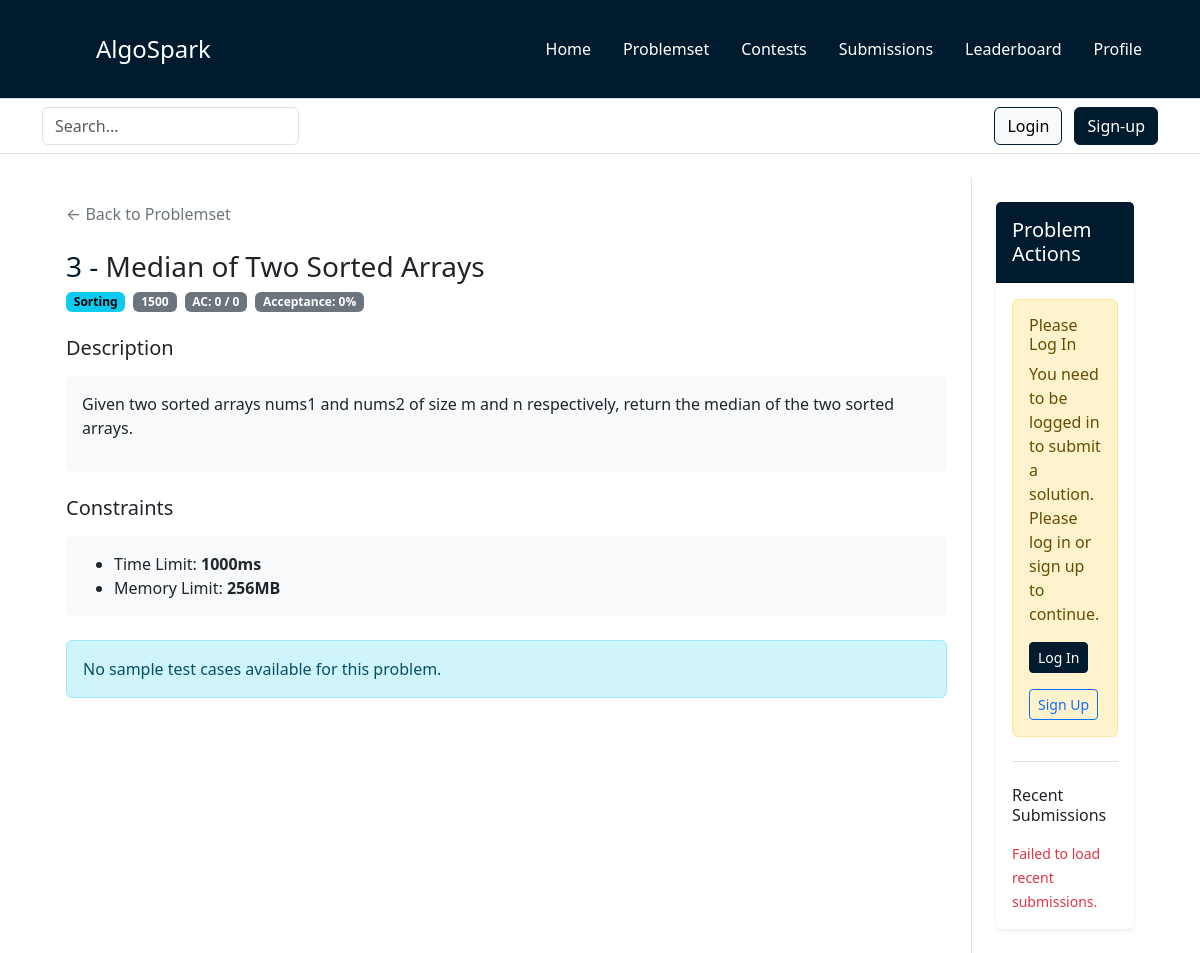
Screenshot of /public/pages/problem.php?problem_id=3 with the database file from the repository.
### tables this page shows
CREATE TABLE problems (
    id INT PRIMARY KEY AUTO_INCREMENT,
    title VARCHAR(200) NOT NULL UNIQUE,
    description LONGTEXT NOT NULL,
    difficulty INT NOT NULL DEFAULT 900,
    category VARCHAR(300) NOT NULL DEFAULT 'General',
    time_limit_ms INT DEFAULT 1000,
    memory_limit_mb INT DEFAULT 256,
    author_id INT,
    success_count INT DEFAULT 0,
    total_attempts INT DEFAULT 0,
    acceptance_rate DECIMAL(5, 2) DEFAULT 0.00,
    created_at TIMESTAMP DEFAULT CURRENT_TIMESTAMP,
    updated_at TIMESTAMP DEFAULT CURRENT_TIMESTAMP ON UPDATE CURRENT_TIMESTAMP,
    
    FOREIGN KEY (author_id) REFERENCES users(id) ON DELETE SET NULL,
    INDEX idx_difficulty (difficulty),
    INDEX idx_category (category),
    INDEX idx_created_at (created_at)
);

### backend/class/ConnexionDB.php (called while the page is built, shortened)
<?php
class ConnexionDB
{
    private static $_dbname = "algosparkDB";
    private static $_user = "root";
    private static $_pwd = "XddxcddC123!";
    private static $_host = "localhost";
    private static $_bdd = null;
    private function __construct()
    {
        try {
            self::$_bdd = new PDO("mysql:host=" . self::$_host . ";dbname=" . self::$_dbname . ";charset=utf8", self::$_user, self::$_pwd, array(PDO::MYSQL_ATTR_INIT_COMMAND => 'SET NAMES UTF8'));
        } catch (PDOException $e) {
            die('Erreur : ' . $e->getMessage());
        }
    }
    public static function getInstance(): ?PDO
    {
        return (self::$_bdd);
    }
}

### backend/class/ProblemsRepository.php (called while the page is built, shortened)
<?php
class ProblemsRepository extends Repository
{
    public function __construct()
    {
        return parent::__construct(self::tableName);
    }
}

### backend/class/Repository.php (called while the page is built, shortened)
<?php
abstract class Repository implements IRepository
{
    protected $db;
    public function __construct(protected $tableName)
    {
        $this->db = ConnexionDB::getInstance();
    }
    public function findById($id)
    {
        $response = $this->db->prepare("select * from {$this->tableName} where id = ?");
        $response->execute([$id]);
        return $response->fetch(PDO::FETCH_OBJ);
    }
}

### backend/class/TestCasesRepository.php (called while the page is built, shortened)
<?php
class TestCasesRepository extends Repository
{
    public function __construct()
    {
        return parent::__construct(self::tableName);
    }
    public function findSampleByProblemId(int $problemId): array
    {
        $response = $this->db->prepare("SELECT * FROM {$this->tableName} WHERE problem_id = ? AND is_sample = 1 ORDER BY order_index ASC");
        $response->execute([$problemId]);
        return $response->fetchAll(PDO::FETCH_OBJ);
    }
}

### public/pages/problem.php (the view, shortened to what this page needs)
<!doctype html>
<html lang="en">
<?php
require_once __DIR__ . '/../components/head.php';
$problemId = isset($_GET['problem_id']) ? (int) $_GET['problem_id'] : 0;
if ($problemId <= 0) {
    $errorMessage = 'Invalid problem ID';
    $problem = null;
    $testCases = [];
    $languages = [];
} else {
    $ProblemsRepository = new ProblemsRepository();
    $TestCasesRepository = new TestCasesRepository();
    $problem = $ProblemsRepository->findById($problemId);
    if (!$problem) {
        $errorMessage = 'Problem not found';
        $testCases = [];
        $languages = [];
    } else {
        $errorMessage = null;
        $testCases = $TestCasesRepository->findSampleByProblemId($problemId);
    }
}
?>
<body>
    <header>
        <?php
        require_once __DIR__ . '/../components/nav.php';
        require_once __DIR__ . '/../components/search-bar.php';
        ?>
    </header>
    <main class="container mt-4">
        <?php if ($errorMessage): ?>
            <div class="container">
                <div class="alert alert-danger" role="alert">
                    <h4>Error</h4>
                    <p><?= htmlspecialchars($errorMessage, ENT_QUOTES, 'UTF-8') ?></p>
                    <a href="/public/pages/problemset.php" class="btn btn-primary">← Back to Problemset</a>
                </div>
            </div>
        <?php else: ?>
            <div class="row g-0">
                <div class="col-12 col-lg-10 border-end p-4 problem-pane">
                    <div class="mb-4">
                        <a href="/public/pages/problemset.php" class="text-decoration-none text-secondary">← Back to Problemset</a>
                    </div>
                    <div class="mb-4">
                        <h1 class="h3 mb-2">
                            <span class="text-info"><?= (int) $problem->id ?> - </span><?= htmlspecialchars((string) $problem->title, ENT_QUOTES, 'UTF-8') ?>
                        </h1>
                        <div class="d-flex flex-wrap gap-2 mb-3">
                            <span class="badge text-bg-info"><?= htmlspecialchars((string) $problem->category, ENT_QUOTES, 'UTF-8') ?></span>
                            <?php
                            $difficulty = htmlspecialchars((string) $problem->difficulty, ENT_QUOTES, 'UTF-8');
                            $difficultyClass = match ($difficulty) {
                                'Easy' => 'text-bg-success',
                                'Medium' => 'text-bg-warning',
                                'Hard' => 'text-bg-danger',
                                default => 'text-bg-secondary'
                            };
                            ?>
                            <span class="badge <?= $difficultyClass ?>"><?= $difficulty ?></span>
                            <span class="badge text-bg-secondary">
                                AC: <?= (int) $problem->success_count ?> / <?= (int) $problem->total_attempts ?>
                            </span>
                            <span class="badge text-bg-secondary">
                                Acceptance: <?= (int) $problem->acceptance_rate ?>%
                            </span>
                        </div>
                    </div>
                    <div class="mb-4">
                        <h5 class="mb-3">Description</h5>
                        <div class="card border-0 bg-light p-3">
                            <p><?= nl2br(htmlspecialchars((string) $problem->description, ENT_QUOTES, 'UTF-8')) ?></p>
                        </div>
                    </div>
                    <div class="mb-4">
                        <h5 class="mb-3">Constraints</h5>
                        <div class="card border-0 bg-light p-3">
                            <ul class="mb-0">
                                <li>Time Limit: <strong><?= (int) $problem->time_limit_ms ?>ms</strong></li>
                                <li>Memory Limit: <strong><?= (int) $problem->memory_limit_mb ?>MB</strong></li>
                            </ul>
                        </div>
                    </div>
                    <?php if (count($testCases) > 0): ?>
                        <div class="mb-4">
                            <h5 class="mb-3">Sample Test Cases</h5>
                            <?php foreach ($testCases as $index => $testCase): ?>
                                <div class="card mb-3 border">
                                    <div class="card-header bg-secondary text-white py-2">
                                        <strong>Example <?= $index + 1 ?></strong>
                                    </div>
                                    <div class="card-body p-3">
                                        <div class="mb-3">
                                            <div class="d-flex justify-content-between align-items-center mb-2">
                                                <label class="form-label fw-bold mb-0">Input</label>
                                                <button
                                                    type="button"
                                                    class="btn btn-outline-secondary btn-sm problem-copy-btn copy-testcase-btn"
                                                    data-copy-target="testcase-input-<?= (int) $testCase->id ?>">
                                                    Copy
                                                </button>
                                            </div>
                                            <pre class="bg-light p-3 rounded problem-io-code"><code id="testcase-input-<?= (int) $testCase->id ?>"><?= htmlspecialchars((string) $testCase->input, ENT_QUOTES, 'UTF-8') ?></code></pre>
                                        </div>
                                        <div>
                                            <div class="d-flex justify-content-between align-items-center mb-2">
                                                <label class="form-label fw-bold mb-0">Output</label>
                                                <button
                                                    type="button"
                                                    class="btn btn-outline-secondary btn-sm problem-copy-btn copy-testcase-btn"
                                                    data-copy-target="testcase-output-<?= (int) $testCase->id ?>">
                                                    Copy
                                                </button>
                                            </div>
                                            <pre class="bg-light p-3 rounded problem-io-code"><code id="testcase-output-<?= (int) $testCase->id ?>"><?= htmlspecialchars((string) $testCase->expected_output, ENT_QUOTES, 'UTF-8') ?></code></pre>
                                        </div>
                                    </div>
                                </div>
                            <?php endforeach; ?>
                        </div>
                    <?php else: ?>
                        <div class="alert alert-info mb-4">
                            No sample test cases available for this problem.
                        </div>
                    <?php endif; ?>
                </div>
                <div class="col-12 col-lg-2 p-4 problem-pane">
                    <div class="card shadow-sm border-0 problem-side-card">
                        <div class="card-header bg-primary text-white py-3">
                            <h5 class="mb-0">Problem Actions</h5>
                        </div>
                        <div class="card-body">
                            <?php if ($isLoggedIn): ?>
                                <button
                                    type="button"
                                    class="btn btn-success w-100"
                                    data-bs-toggle="modal"
                                    data-bs-target="#submitSolutionModal">
                                    Submit Solution
                                </button>
                            <?php else: ?>
                                <div class="alert alert-warning" role="alert">
                                    <h6 class="mb-2">Please Log In</h6>
                                    <p class="mb-0">You need to be logged in to submit a solution. Please log in or sign up to continue.</p>
                                    <button class="btn btn-primary btn-sm mt-3" data-bs-toggle="modal" data-bs-target="#loginModal">
                                        Log In
                                    </button>
                                    <button class="btn btn-outline-primary btn-sm mt-3" data-bs-toggle="modal" data-bs-target="#signupModal">
                                        Sign Up
                                    </button>
                                </div>
                            <?php endif; ?>
                            <div class="mt-4 pt-4 border-top">
                                <h6 class="mb-3">Recent Submissions</h6>
                                <div id="recentSubmissions" class="text-muted" data-problem-id="<?= (int) $problem->id ?>">
                                </div>
                            </div>
                        </div>
                    </div>
                </div>
            </div>
        <?php endif; ?>
    </main>
</body>
</html>

### rows the page displays
problems: id "3", title "Median of Two Sorted Arrays", category "Sorting", difficulty "1500", success_count "0", total_attempts "0", acceptance_rate "0", description "Given two sorted arrays nums1 and nums2 of size m and n respectively, return the median of the two sorted arrays.", time_limit_ms "1000", memory_limit_mb "256"
